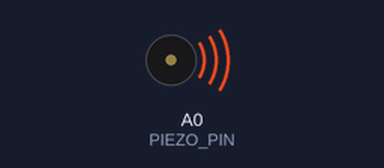
A sketch run on a simulated Arduino Uno, built with avr-gcc and run on an emulated ATmega328P. Shown: buzzer (waves = sounding).

Above: at 0.5 s.
At 2.5 s:
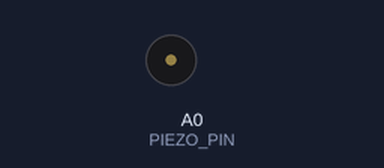
Timing chart, 0 to 5.6 s (numbered marks = the images above):
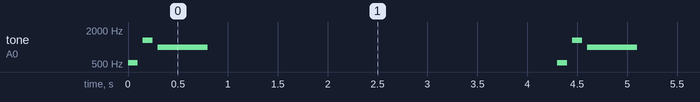

Measured:
- by itself, tone on A0 (PIEZO_PIN): repeats every 4.3 s: silent 0.05 s, 1319 Hz 0.10 s, silent 0.05 s, 987 Hz 0.50 s, silent 3.5 s, 523 Hz 0.10 s

The sketch:

test_buzz.brd.ino
```cpp
// Динамик
#define PIEZO_PIN A0


void setup() {
  pinMode(PIEZO_PIN, OUTPUT);
  // put your setup code here, to run once:
}

void loop() {
  tone(PIEZO_PIN, 523, 100);
  delay(150);
  tone(PIEZO_PIN, 1319, 100);
  delay(150);
  tone(PIEZO_PIN, 987, 500);

  delay(4000);
  // put your main code here, to run repeatedly:
}
```
